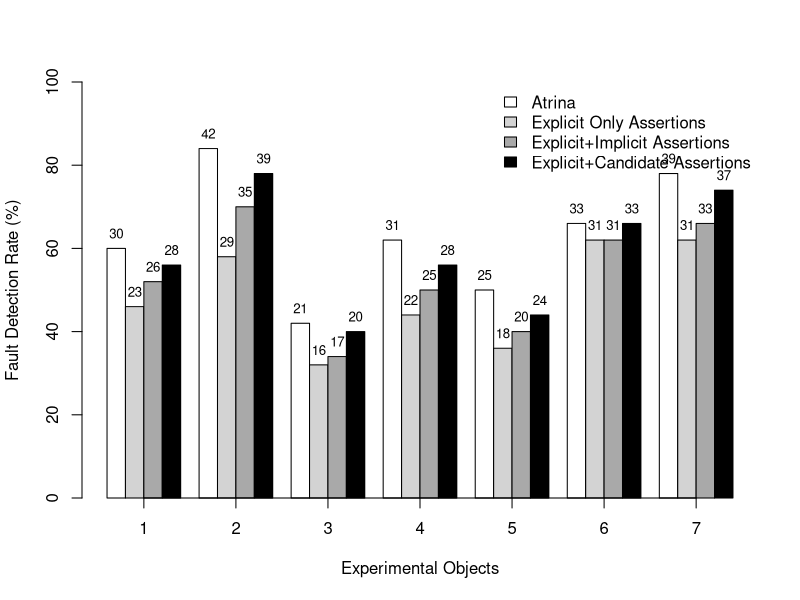

This chart was generated by the following R code:
data <- read.csv(file="../data/assertionTypeFaultDetec.txt", header=T)

pdf("assertionTypeFaultDetec.pdf")

x <- data$appId

#manualY<-data$manual
expY<-data$exp
atrinaY<-data$atrina
implExpY<-data$implExp
candidExpY<-data$candidExp


atrinaNoFd <- data$atrinaNoFd
expNoFd <- data$expNoFd
implExpNoFd <- data$implExpNoFd
candidExpNoFd <- data$candidExpNoFd


height <- rbind(atrinaY, expY, implExpY, candidExpY)
length <- rbind( atrinaNoFd, expNoFd, implExpNoFd, candidExpNoFd )



#colors <- grey.colors(3, start = 0.8, end = 0.4, gamma = 2.2)

colors<-c("white", "lightgray", "darkgray", "black")

mp <- barplot(height, beside = TRUE, 
ylim = c(0, 100), ylab="Fault Detection Rate (%)", xlab="Experimental Objects", col=colors)
text(mp, height, labels = format(length, 3), pos = 3, cex = .80)


myaxis <- c(3, 8, 13, 18, 23, 28, 33)
myaxislab <- c(1, 2, 3, 4, 5, 6, 7)  

labels <- c('Atrina', 'Explicit Only Assertions', 'Explicit+Implicit Assertions', 'Explicit+Candidate Assertions')
#inset <- c(0.1, 0.1)
axis(1, at = myaxis, labels = myaxislab, cex.axis = 1)
legend("topright", labels, fill=colors, bty="n")
dev.off()
